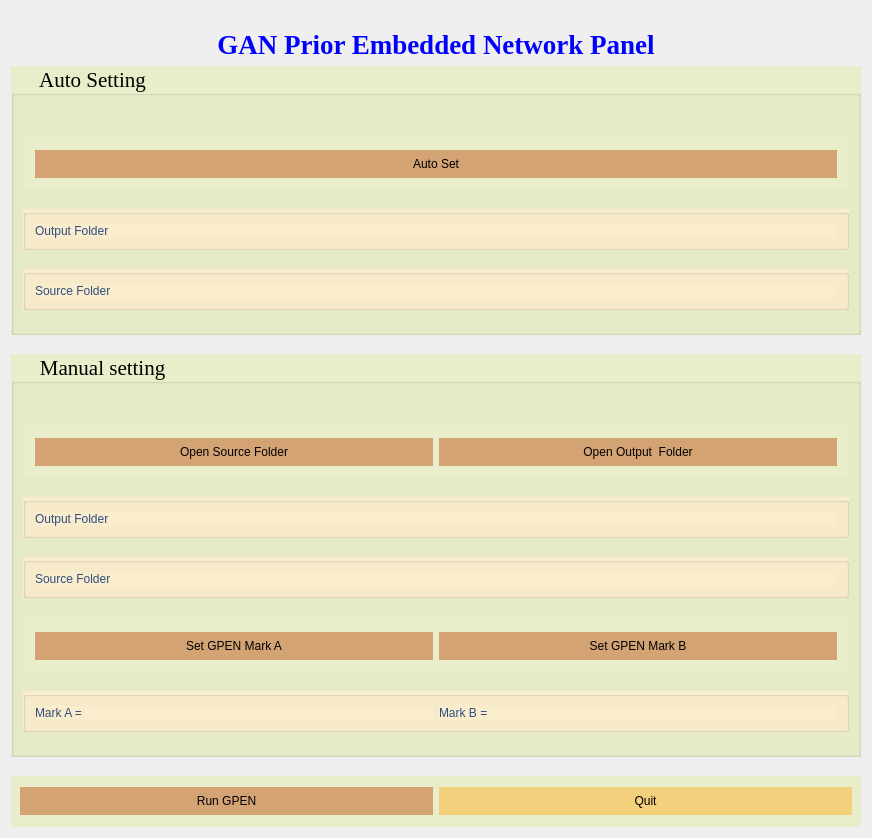
      <widget class="QWidget" name="tab_2">
       <attribute name="title">
        <string>GPEN</string>
       </attribute>
       <layout class="QVBoxLayout" name="verticalLayout_11">
        <item>
         <widget class="QLabel" name="label_3">
          <property name="minimumSize">
           <size>
            <width>850</width>
            <height>49</height>
           </size>
          </property>
          <property name="font">
           <font>
            <family>Times New Roman</family>
            <pointsize>20</pointsize>
            <weight>75</weight>
            <bold>true</bold>
           </font>
          </property>
          <property name="styleSheet">
           <string notr="true">margin-top: 18px; color: blue; font-size: 20pt;</string>
          </property>
          <property name="text">
           <string>GAN Prior Embedded Network Panel</string>
          </property>
          <property name="alignment">
           <set>Qt::AlignCenter</set>
          </property>
         </widget>
        </item>
        <item>
         <widget class="QGroupBox" name="groupBox_6">
          <property name="minimumSize">
           <size>
            <width>850</width>
            <height>232</height>
           </size>
          </property>
          <property name="font">
           <font>
            <family>Times New Roman</family>
            <pointsize>16</pointsize>
           </font>
          </property>
          <property name="styleSheet">
           <string notr="true">background-color: #E9EDC9

</string>
          </property>
          <property name="title">
           <string>     Auto Setting</string>
          </property>
          <layout class="QVBoxLayout" name="verticalLayout_7">
           <item>
            <spacer name="verticalSpacer_5">
             <property name="orientation">
              <enum>Qt::Vertical</enum>
             </property>
             <property name="sizeType">
              <enum>QSizePolicy::Fixed</enum>
             </property>
             <property name="sizeHint" stdset="0">
              <size>
               <width>20</width>
               <height>30</height>
              </size>
             </property>
            </spacer>
           </item>
           <item>
            <widget class="QGroupBox" name="groupBox_14">
             <property name="minimumSize">
              <size>
               <width>802</width>
               <height>52</height>
              </size>
             </property>
             <property name="styleSheet">
              <string notr="true">border: 0;</string>
             </property>
             <layout class="QVBoxLayout" name="verticalLayout_3">
              <item>
               <widget class="QPushButton" name="bSrcFolder_5">
                <property name="sizePolicy">
                 <sizepolicy hsizetype="Minimum" vsizetype="Preferred">
                  <horstretch>0</horstretch>
                  <verstretch>0</verstretch>
                 </sizepolicy>
                </property>
                <property name="minimumSize">
                 <size>
                  <width>0</width>
                  <height>28</height>
                 </size>
                </property>
                <property name="styleSheet">
                 <string notr="true">background-color: #D4A373</string>
                </property>
                <property name="text">
                 <string>Auto Set</string>
                </property>
               </widget>
              </item>
             </layout>
            </widget>
           </item>
           <item>
            <spacer name="verticalSpacer_6">
             <property name="orientation">
              <enum>Qt::Vertical</enum>
             </property>
             <property name="sizeType">
              <enum>QSizePolicy::Fixed</enum>
             </property>
             <property name="sizeHint" stdset="0">
              <size>
               <width>20</width>
               <height>13</height>
              </size>
             </property>
            </spacer>
           </item>
           <item>
            <widget class="QGroupBox" name="groupBox_7">
             <property name="minimumSize">
              <size>
               <width>802</width>
               <height>33</height>
              </size>
             </property>
             <property name="styleSheet">
              <string notr="true">background-color: #FAEDCD</string>
             </property>
             <property name="title">
              <string/>
             </property>
             <layout class="QHBoxLayout" name="horizontalLayout_7">
              <item>
               <widget class="QLabel" name="label_9">
                <property name="styleSheet">
                 <string notr="true">color:#304d7d;</string>
                </property>
                <property name="text">
                 <string>Output Folder </string>
                </property>
               </widget>
              </item>
             </layout>
            </widget>
           </item>
           <item>
            <spacer name="verticalSpacer_7">
             <property name="orientation">
              <enum>Qt::Vertical</enum>
             </property>
             <property name="sizeType">
              <enum>QSizePolicy::Fixed</enum>
             </property>
             <property name="sizeHint" stdset="0">
              <size>
               <width>20</width>
               <height>13</height>
              </size>
             </property>
            </spacer>
           </item>
           <item>
            <widget class="QGroupBox" name="groupBox_22">
             <property name="minimumSize">
              <size>
               <width>802</width>
               <height>33</height>
              </size>
             </property>
             <property name="styleSheet">
              <string notr="true">background-color: #FAEDCD</string>
             </property>
             <property name="title">
              <string/>
             </property>
             <layout class="QHBoxLayout" name="horizontalLayout_12">
              <item>
               <widget class="QLabel" name="label_18">
                <property name="styleSheet">
                 <string notr="true">color:#304d7d;</string>
                </property>
                <property name="text">
                 <string>Source Folder </string>
                </property>
               </widget>
              </item>
             </layout>
            </widget>
           </item>
           <item>
            <spacer name="verticalSpacer_10">
             <property name="orientation">
              <enum>Qt::Vertical</enum>
             </property>
             <property name="sizeType">
              <enum>QSizePolicy::Fixed</enum>
             </property>
             <property name="sizeHint" stdset="0">
              <size>
               <width>20</width>
               <height>13</height>
              </size>
             </property>
            </spacer>
           </item>
          </layout>
         </widget>
        </item>
        <item>
         <spacer name="verticalSpacer_21">
          <property name="orientation">
           <enum>Qt::Vertical</enum>
          </property>
          <property name="sizeType">
           <enum>QSizePolicy::Fixed</enum>
          </property>
          <property name="sizeHint" stdset="0">
           <size>
            <width>20</width>
            <height>13</height>
           </size>
          </property>
         </spacer>
        </item>
        <item>
         <widget class="QGroupBox" name="groupBox_8">
          <property name="minimumSize">
           <size>
            <width>850</width>
            <height>386</height>
           </size>
          </property>
          <property name="font">
           <font>
            <family>Times New Roman</family>
            <pointsize>16</pointsize>
           </font>
          </property>
          <property name="styleSheet">
           <string notr="true">background-color: #E9EDC9

</string>
          </property>
          <property name="title">
           <string>     Manual setting</string>
          </property>
          <layout class="QVBoxLayout" name="verticalLayout_6">
           <item>
            <spacer name="verticalSpacer_8">
             <property name="orientation">
              <enum>Qt::Vertical</enum>
             </property>
             <property name="sizeType">
              <enum>QSizePolicy::Fixed</enum>
             </property>
             <property name="sizeHint" stdset="0">
              <size>
               <width>20</width>
               <height>30</height>
              </size>
             </property>
            </spacer>
           </item>
           <item>
            <widget class="QGroupBox" name="groupBox">
             <property name="minimumSize">
              <size>
               <width>802</width>
               <height>52</height>
              </size>
             </property>
             <property name="styleSheet">
              <string notr="true">border: 0;</string>
             </property>
             <layout class="QHBoxLayout" name="horizontalLayout_6">
              <item>
               <widget class="QPushButton" name="bSrcFolder_2">
                <property name="sizePolicy">
                 <sizepolicy hsizetype="Minimum" vsizetype="Preferred">
                  <horstretch>0</horstretch>
                  <verstretch>0</verstretch>
                 </sizepolicy>
                </property>
                <property name="minimumSize">
                 <size>
                  <width>0</width>
                  <height>28</height>
                 </size>
                </property>
                <property name="styleSheet">
                 <string notr="true">background-color: #D4A373</string>
                </property>
                <property name="text">
                 <string>Open Source Folder</string>
                </property>
               </widget>
              </item>
              <item>
               <widget class="QPushButton" name="bOutputFolder_2">
                <property name="sizePolicy">
                 <sizepolicy hsizetype="Minimum" vsizetype="Preferred">
                  <horstretch>0</horstretch>
                  <verstretch>0</verstretch>
                 </sizepolicy>
                </property>
                <property name="minimumSize">
                 <size>
                  <width>0</width>
                  <height>28</height>
                 </size>
                </property>
                <property name="styleSheet">
                 <string notr="true">background-color: #D4A373</string>
                </property>
                <property name="text">
                 <string>Open Output  Folder</string>
                </property>
               </widget>
              </item>
             </layout>
            </widget>
           </item>
           <item>
            <spacer name="verticalSpacer_9">
             <property name="orientation">
              <enum>Qt::Vertical</enum>
             </property>
             <property name="sizeType">
              <enum>QSizePolicy::Fixed</enum>
             </property>
             <property name="sizeHint" stdset="0">
              <size>
               <width>20</width>
               <height>13</height>
              </size>
             </property>
            </spacer>
           </item>
           <item>
            <widget class="QGroupBox" name="groupBox_9">
             <property name="minimumSize">
              <size>
               <width>802</width>
               <height>33</height>
              </size>
             </property>
             <property name="styleSheet">
              <string notr="true">background-color: #FAEDCD</string>
             </property>
             <property name="title">
              <string/>
             </property>
             <layout class="QHBoxLayout" name="horizontalLayout_13">
              <item>
               <widget class="QLabel" name="label_10">
                <property name="styleSheet">
                 <string notr="true">color:#304d7d;</string>
                </property>
                <property name="text">
                 <string>Output Folder </string>
                </property>
               </widget>
              </item>
             </layout>
            </widget>
           </item>
           <item>
            <spacer name="verticalSpacer_32">
             <property name="orientation">
              <enum>Qt::Vertical</enum>
             </property>
             <property name="sizeType">
              <enum>QSizePolicy::Fixed</enum>
             </property>
             <property name="sizeHint" stdset="0">
              <size>
               <width>20</width>
               <height>13</height>
              </size>
             </property>
            </spacer>
           </item>
           <item>
            <widget class="QGroupBox" name="groupBox_23">
             <property name="minimumSize">
              <size>
               <width>802</width>
               <height>33</height>
              </size>
             </property>
             <property name="styleSheet">
              <string notr="true">background-color: #FAEDCD</string>
             </property>
             <property name="title">
              <string/>
             </property>
             <layout class="QHBoxLayout" name="horizontalLayout_16">
              <item>
               <widget class="QLabel" name="label_19">
                <property name="styleSheet">
                 <string notr="true">color:#304d7d;</string>
                </property>
                <property name="text">
                 <string>Source Folder </string>
                </property>
               </widget>
              </item>
             </layout>
            </widget>
           </item>
           <item>
            <spacer name="verticalSpacer_13">
             <property name="orientation">
              <enum>Qt::Vertical</enum>
             </property>
             <property name="sizeType">
              <enum>QSizePolicy::Fixed</enum>
             </property>
             <property name="sizeHint" stdset="0">
              <size>
               <width>20</width>
               <height>13</height>
              </size>
             </property>
            </spacer>
           </item>
           <item>
            <widget class="QGroupBox" name="groupBox_10">
             <property name="minimumSize">
              <size>
               <width>802</width>
               <height>52</height>
              </size>
             </property>
             <property name="styleSheet">
              <string notr="true">border: 0;</string>
             </property>
             <layout class="QHBoxLayout" name="horizontalLayout_9">
              <item>
               <widget class="QPushButton" name="bSrcFolder_4">
                <property name="sizePolicy">
                 <sizepolicy hsizetype="Minimum" vsizetype="Preferred">
                  <horstretch>0</horstretch>
                  <verstretch>0</verstretch>
                 </sizepolicy>
                </property>
                <property name="minimumSize">
                 <size>
                  <width>0</width>
                  <height>28</height>
                 </size>
                </property>
                <property name="styleSheet">
                 <string notr="true">background-color: #D4A373</string>
                </property>
                <property name="text">
                 <string>Set GPEN Mark A</string>
                </property>
               </widget>
              </item>
              <item>
               <widget class="QPushButton" name="bOutputFolder_4">
                <property name="sizePolicy">
                 <sizepolicy hsizetype="Minimum" vsizetype="Preferred">
                  <horstretch>0</horstretch>
                  <verstretch>0</verstretch>
                 </sizepolicy>
                </property>
                <property name="minimumSize">
                 <size>
                  <width>0</width>
                  <height>28</height>
                 </size>
                </property>
                <property name="styleSheet">
                 <string notr="true">background-color: #D4A373</string>
                </property>
                <property name="text">
                 <string>Set GPEN Mark B</string>
                </property>
               </widget>
              </item>
             </layout>
            </widget>
           </item>
           <item>
            <spacer name="verticalSpacer_19">
             <property name="orientation">
              <enum>Qt::Vertical</enum>
             </property>
             <property name="sizeType">
              <enum>QSizePolicy::Fixed</enum>
             </property>
             <property name="sizeHint" stdset="0">
              <size>
               <width>20</width>
               <height>13</height>
              </size>
             </property>
            </spacer>
           </item>
           <item>
            <widget class="QGroupBox" name="groupBox">
             <property name="minimumSize">
              <size>
               <width>802</width>
               <height>36</height>
              </size>
             </property>
             <property name="styleSheet">
              <string notr="true">background-color: #FAEDCD</string>
             </property>
             <layout class="QHBoxLayout" name="horizontalLayout_8">
              <item>
               <widget class="QLabel" name="tGPENMarkA">
                <property name="styleSheet">
                 <string notr="true">color:#304d7d;</string>
                </property>
                <property name="text">
                 <string>Mark A =</string>
                </property>
               </widget>
              </item>
              <item>
               <widget class="QLabel" name="tMarkGPENB">
                <property name="styleSheet">
                 <string notr="true">color:#304d7d;</string>
                </property>
                <property name="text">
                 <string>Mark B =</string>
                </property>
               </widget>
              </item>
             </layout>
            </widget>
           </item>
           <item>
            <spacer name="verticalSpacer_20">
             <property name="orientation">
              <enum>Qt::Vertical</enum>
             </property>
             <property name="sizeType">
              <enum>QSizePolicy::Fixed</enum>
             </property>
             <property name="sizeHint" stdset="0">
              <size>
               <width>20</width>
               <height>13</height>
              </size>
             </property>
            </spacer>
           </item>
          </layout>
         </widget>
        </item>
        <item>
         <spacer name="verticalSpacer_33">
          <property name="orientation">
           <enum>Qt::Vertical</enum>
          </property>
          <property name="sizeType">
           <enum>QSizePolicy::Fixed</enum>
          </property>
          <property name="sizeHint" stdset="0">
           <size>
            <width>20</width>
            <height>13</height>
           </size>
          </property>
         </spacer>
        </item>
        <item>
         <widget class="QGroupBox" name="groupBox_11">
          <property name="minimumSize">
           <size>
            <width>850</width>
            <height>51</height>
           </size>
          </property>
          <property name="styleSheet">
           <string notr="true">background-color: #E9EDC9;border: 0;</string>
          </property>
          <layout class="QHBoxLayout" name="horizontalLayout_14">
           <item>
            <widget class="QPushButton" name="bRunFirst_2">
             <property name="minimumSize">
              <size>
               <width>0</width>
               <height>28</height>
              </size>
             </property>
             <property name="styleSheet">
              <string notr="true">background-color: #D4A373</string>
             </property>
             <property name="text">
              <string>Run GPEN</string>
             </property>
            </widget>
           </item>
           <item>
            <widget class="QPushButton" name="bQuit_2">
             <property name="minimumSize">
              <size>
               <width>0</width>
               <height>28</height>
              </size>
             </property>
             <property name="styleSheet">
              <string notr="true">background-color: #f3d17c;</string>
             </property>
             <property name="text">
              <string>Quit</string>
             </property>
            </widget>
           </item>
          </layout>
         </widget>
        </item>
       </layout>
      </widget>
